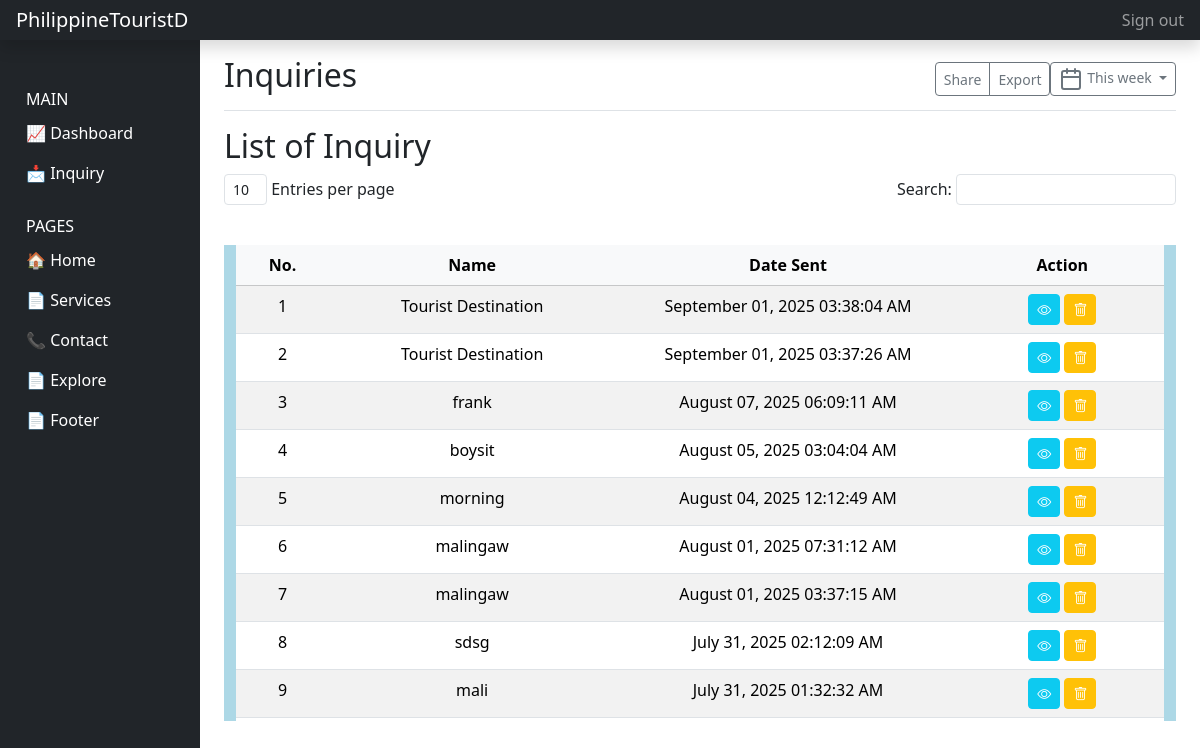
Screenshot of /views/inquiry.php with the database file from the repository.
### tables this page shows
CREATE TABLE `contact_messages` (
  `id` int(11) NOT NULL,
  `name` varchar(100) DEFAULT NULL,
  `email` varchar(100) NOT NULL,
  `contact` int(20) DEFAULT NULL,
  `message` text NOT NULL,
  `is_seen` int(1) DEFAULT 0,
  `date_sent` timestamp NOT NULL DEFAULT current_timestamp()
);

### views/inquiry.php (the view, shortened to what this page needs)
<?php include '../nav/admin_header.php' ?>
<main role="main" class="col-md-9 ml-sm-auto col-lg-10 px-md-4">
    <div class="d-flex justify-content-between flex-wrap flex-md-nowrap align-items-center pt-3 pb-2 mb-3 border-bottom">
        <h1 class="h2">Inquiries</h1>
        <div class="btn-toolbar mb-2 mb-md-0">
            <div class="btn-group mr-2">
                <button type="button" class="btn btn-sm btn-outline-secondary">Share</button>
                <button type="button" class="btn btn-sm btn-outline-secondary">Export</button>
            </div>
            <button type="button" class="btn btn-sm btn-outline-secondary dropdown-toggle">
                This week
            </button>
        </div>
    </div>
    <h2>List of Inquiry</h2>
    <div class="row justify-content-between mb-3">
        <div class="col-md-auto">
            <select class="custom-select custom-select-sm form-control form-control-sm d-inline-block" style="width: auto;">
                <option value="10">10</option>
            </select>
            <label>Entries per page</label>
        </div>
        <div class="col-md-auto">
            <label>
                Search:
                <input type="search" class="form-control form-control-sm d-inline-block" style="width: auto;" placeholder="">
            </label>
        </div>
    </div>
    <div class="card-body table-container">
        <?php
        $conn = mysqli_connect("localhost", "root", "", "admin_db");
        $result = mysqli_query($conn, "SELECT * FROM contact_messages ORDER BY date_sent DESC");
        ?>
        <div class="container mt-4">
            <div class="table-responsive">
                <table id="inquiryTable" class="table table-striped table-hover">
                    <colgroup>
                        <col data-dt-column="0" style="width: 74.4062px;">
                        <col data-dt-column="1" style="width: 204.953px;">
                        <col data-dt-column="2" style="width: 244.766px;">
                        <col data-dt-column="3" style="width: 148.875px;">
                    </colgroup>
                    <thead class="table-light">
                        <tr>
                            <th>No.</th>
                            <th>Name</th>
                            <th>Date Sent</th>
                            <th>Action</th>
                        </tr>
                    </thead>
                    <tbody>
                        <?php
                        $counter = 1;
                        while ($row = mysqli_fetch_assoc($result)) :
                        ?>
                            <tr
                                data-name="<?= htmlspecialchars($row['name']) ?>"
                                data-email="<?= htmlspecialchars($row['email']) ?>"
                                data-contact="<?= htmlspecialchars($row['contact']) ?>"
                                data-message="<?= htmlspecialchars($row['message']) ?>"
                                data-date="<?= date("F d, Y h:i:s A", strtotime($row['date_sent'])) ?>">
                                <td><?= $counter++ ?></td>
                                <td><?= htmlspecialchars($row['name']) ?></td>
                                <td><?= date("F d, Y h:i:s A", strtotime($row['date_sent'])) ?></td>
                                <td>
                                    <button type="button" class="btn btn-info btn-sm text-white view-btn" data-bs-toggle="modal" data-bs-target="#update">
                                        <i class="bi bi-eye"></i>
                                    </button>
                                    <button class="btn btn-warning btn-sm text-white delete-btn">
                                        <i class="bi bi-trash"></i>
                                    </button>
                                </td>
                            </tr>
                        <?php endwhile; ?>
                    </tbody>
                </table>
            </div>
        </div>
    </div>

### nav/admin_header.php (style rules this page uses)
body { overflow-x: hidden; }
.table-container { max-height: 500px; overflow-y: auto; text-align: center; }

### rows the page displays
contact_messages: name "Tourist Destination", date_sent "September 01, 2025 03:38:04 AM"
contact_messages: name "Tourist Destination", date_sent "September 01, 2025 03:37:26 AM"
contact_messages: name "frank", date_sent "August 07, 2025 06:09:11 AM"
contact_messages: name "boysit", date_sent "August 05, 2025 03:04:04 AM"
contact_messages: name "morning", date_sent "August 04, 2025 12:12:49 AM"
contact_messages: name "malingaw", date_sent "August 01, 2025 07:31:12 AM"
contact_messages: name "malingaw", date_sent "August 01, 2025 03:37:15 AM"
contact_messages: name "sdsg", date_sent "July 31, 2025 02:12:09 AM"
contact_messages: name "mali", date_sent "July 31, 2025 01:32:32 AM"
